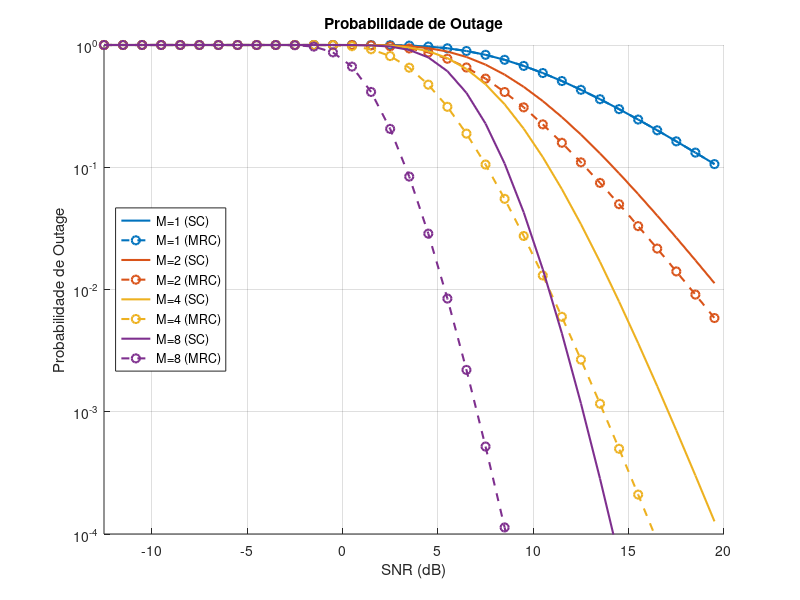

This figure's MATLAB source:
% Definição de parâmetros
M_values = [1, 2, 4, 8];      % Número de antenas
gamma_th_dB = 10;             % Limiar de SNR em dB
gamma_th = 10^(gamma_th_dB / 10); % Limiar de SNR linear
SNR_dB = -12.5:1:20;          % Vetor de SNR em dB
SNR = 10.^(SNR_dB / 10);      % SNR em escala linear

% Inicialização dos vetores de probabilidade de outage
P_out_SC = zeros(length(M_values), length(SNR));
P_out_MRC = zeros(length(M_values), length(SNR));

% Cálculo da probabilidade de outage para SC e MRC
for idx = 1:length(M_values)
    M = M_values(idx);
    
    % Probabilidade de outage para Selection Combining (SC)
    P_out_SC(idx, :) = (1 - exp(-gamma_th ./ SNR)).^M;

    % Probabilidade de outage para Maximal Ratio Combining (MRC)
    sum_terms = zeros(size(SNR));
    for k = 0:(M-1)
        sum_terms = sum_terms + (1 / factorial(k)) .* ((gamma_th ./ SNR).^k);
    end
    P_out_MRC(idx, :) = 1 - sum_terms .* exp(-gamma_th ./ SNR);
end

% Plotagem dos resultados
figure;
hold on;

% Configuração das cores para diferentes linhas
colors = lines(length(M_values)); % Gera um conjunto de cores distintas

% Função para plotagem
for idx = 1:length(M_values)
    % Plot SC
    plot(SNR_dB, P_out_SC(idx, :), 'Color', colors(idx, :), 'LineStyle', '-', 'LineWidth', 1.5, 'DisplayName', ['M=' num2str(M_values(idx)) ' (SC)']);
    
    % Plot MRC
    plot(SNR_dB, P_out_MRC(idx, :), 'Color', colors(idx, :), 'LineStyle', '--', 'Marker', 'o', 'LineWidth', 1.5, 'DisplayName', ['M=' num2str(M_values(idx)) ' (MRC)']);
end

% Configurações do gráfico
hold off;
xlabel('SNR (dB)');
ylabel('Probabilidade de Outage');
title('Probabilidade de Outage');
legend('Location', 'west');
grid on;
set(gca, 'YScale', 'log');
xlim([-12.5, 20]);
ylim([1e-4, 1]);
